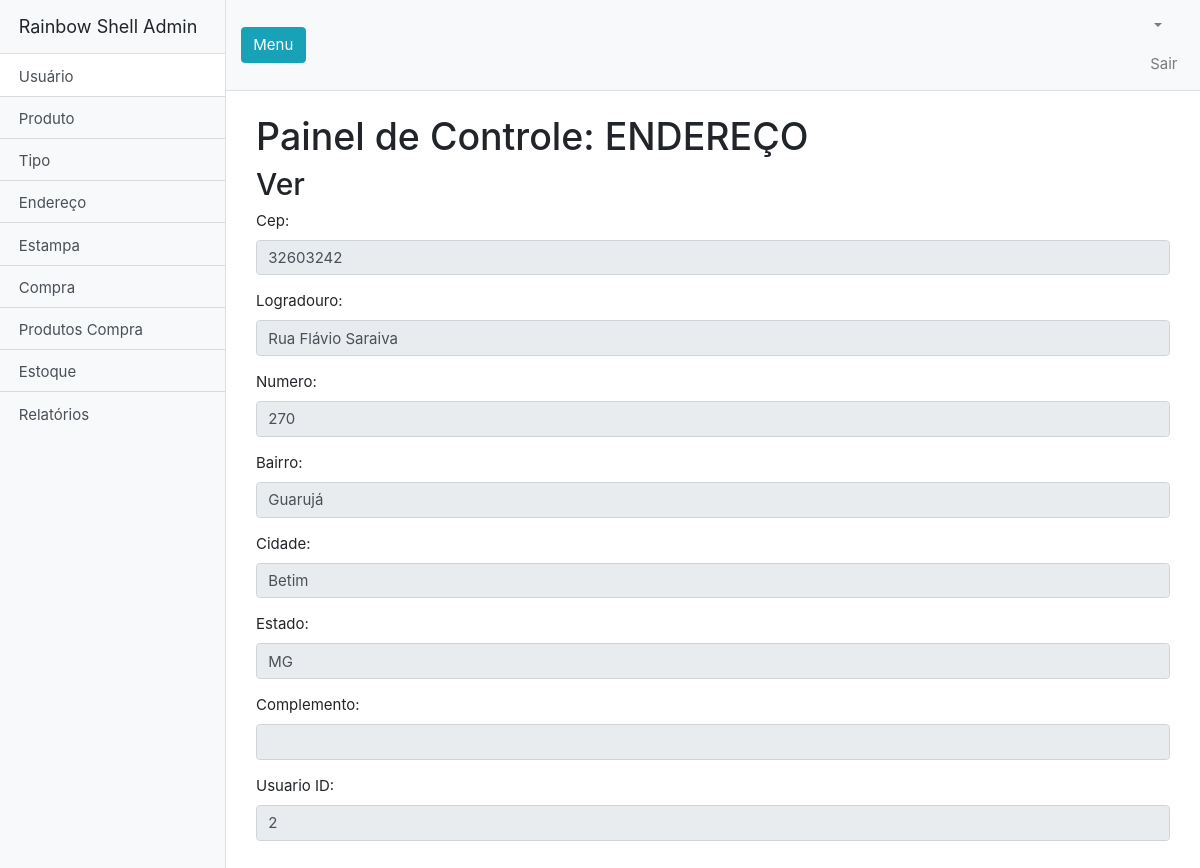
The page /admin/index.php?classe=Endereco&acao=read&id_endereco=1 on the database its author committed.
### tables this page shows
CREATE TABLE `tbl_endereco` (
  `id_endereco` int(11) NOT NULL,
  `cep` varchar(8) NOT NULL,
  `logradouro` varchar(50) NOT NULL,
  `numero` int(11) NOT NULL,
  `bairro` varchar(50) NOT NULL,
  `cidade` varchar(50) NOT NULL,
  `estado` varchar(2) NOT NULL,
  `complemento` varchar(50) DEFAULT NULL,
  `endereco_id_usuario` int(11) NOT NULL
);

### admin/controller/EnderecoController.php (called while the page is built, shortened)
<?php
require_once 'model/Endereco.php';
class EnderecoController
{
    public function read(){
        $endereco = new Endereco($_GET['id_endereco']);
        $endereco->read();
        include 'view/Endereco_read.php';
    }
}

### admin/index.php (called while the page is built, shortened)
<?php
$acao = isset($_GET['acao']) ? $_GET['acao'] : 'all';
$app = new $controller();
$app->$acao();

### admin/model/Endereco.php (called while the page is built, shortened)
<?php
Class Endereco
{
    private $id_endereco;
    private $cep;
    private $logradouro;
    private $numero;
    private $bairro;
    private $cidade;
    private $estado;
    private $complemento;
    private $endereco_id_usuario;
    private $con;
    public function __construct($id_endereco=NULL, $cep=NULL, $logradouro=NULL, $numero=NULL,  $bairro=NULL ,  $cidade=NULL ,  $estado=NULL ,  $complemento=NULL ,  $endereco_id_usuario=NULL)
    {
        $this->id_endereco = $id_endereco;
        $this->cep = $cep;
        $this->logradouro = $logradouro;
        $this->numero = $numero;
        $this->bairro = $bairro;
        $this->cidade = $cidade;
        $this->estado = $estado;
        $this->complemento = $complemento;
        $this->endereco_id_usuario = $endereco_id_usuario;
        $this->con = new PDO(SERVIDOR, USUARIO, SENHA);
    }
    public function read(){
        $sql = $this->con->prepare("SELECT * FROM tbl_endereco WHERE id_endereco=?");
        $sql->execute( array($this->id_endereco) );
        $endereco = $sql->fetchObject();
        if ( $endereco ){
            $this->id_endereco = $endereco->id_endereco;
            $this->cep = $endereco->cep;
            $this->logradouro = $endereco->logradouro;
            $this->numero = $endereco->numero;
            $this->bairro = $endereco->bairro;
            $this->cidade = $endereco->cidade;
            $this->estado = $endereco->estado;
            $this->complemento = $endereco->complemento;
            $this->endereco_id_usuario = $endereco->endereco_id_usuario;
        }
    }
    public function getCep()
    {
        return $this->cep;
    }
    public function getLogradouro()
    {
        return $this->logradouro;
    }
    public function getNumero()
    {
        return $this->numero;
    }
    public function getBairro()
    {
        return $this->bairro;
    }
    public function getCidade()
    {
        return $this->cidade;
    }
    public function getEstado()
    {
        return $this->estado;
    }
    public function getComplemento()
    {
        return $this->complemento;
    }
    public function getEndereco_id_usuario()
    {
        return $this->endereco_id_usuario;
    }
}

### admin/view/Endereco_read.php (the view, shortened to what this page needs)
<?php include("inc/header.php")?>
      <div class="container-fluid">
		<div class="container">
		<h1 class="mt-4">Painel de Controle: ENDEREÇO</h1>
</body>
<body>
    <h2>Ver</h2>
    <div class="form-group">
    <label>Cep:</label>
    <input type="number" class="form-control" name="nome" disabled value="<?=$endereco->getCep()?>">
</div>
<div class="form-group">
    <label>Logradouro:</label>
    <input type="text" class="form-control" name="logradouro" disabled value="<?=$endereco->getLogradouro()?>">
</div>
<div class="form-group">
    <label>Numero:</label>
    <input type="number" class="form-control" name="numero" disabled value="<?=$endereco->getNumero()?>">
</div>
<div class="form-group">
    <label>Bairro:</label>
    <input type="text" class="form-control" name="bairro" disabled value="<?=$endereco->getBairro()?>">
</div>
<div class="form-group">
    <label>Cidade:</label>
    <input type="text" class="form-control" name="cidade" disabled value="<?=$endereco->getCidade()?>">
</div>
<div class="form-group">
    <label>Estado:</label>
    <input type="text" class="form-control" name="estado" disabled value="<?=$endereco->getEstado()?>">
</div>
<div class="form-group">
    <label>Complemento:</label>
    <input type="text" class="form-control" name="complemento" disabled value="<?=$endereco->getComplemento()?>">
</div>
<div class="form-group">
    <label>Usuario ID:</label>
    <input type="number" class="form-control" name="usuarioid" disabled value="<?=$endereco->getEndereco_id_usuario()?>">
</div>
</body>
</html>

### admin/scripts/css/ui.css (style rules this page uses)
html { font-size: 15px; }
article:after, .form-group:after { display: block; clear: both; content: ""; }

### admin/css/simple-sidebar.css (style rules this page uses)
body { overflow-x: hidden; }

### rows shown on the page
tbl_endereco: nome "32603242", logradouro "Rua Flávio Saraiva", numero "270", bairro "Guarujá", cidade "Betim", estado "MG", usuarioid "2"
